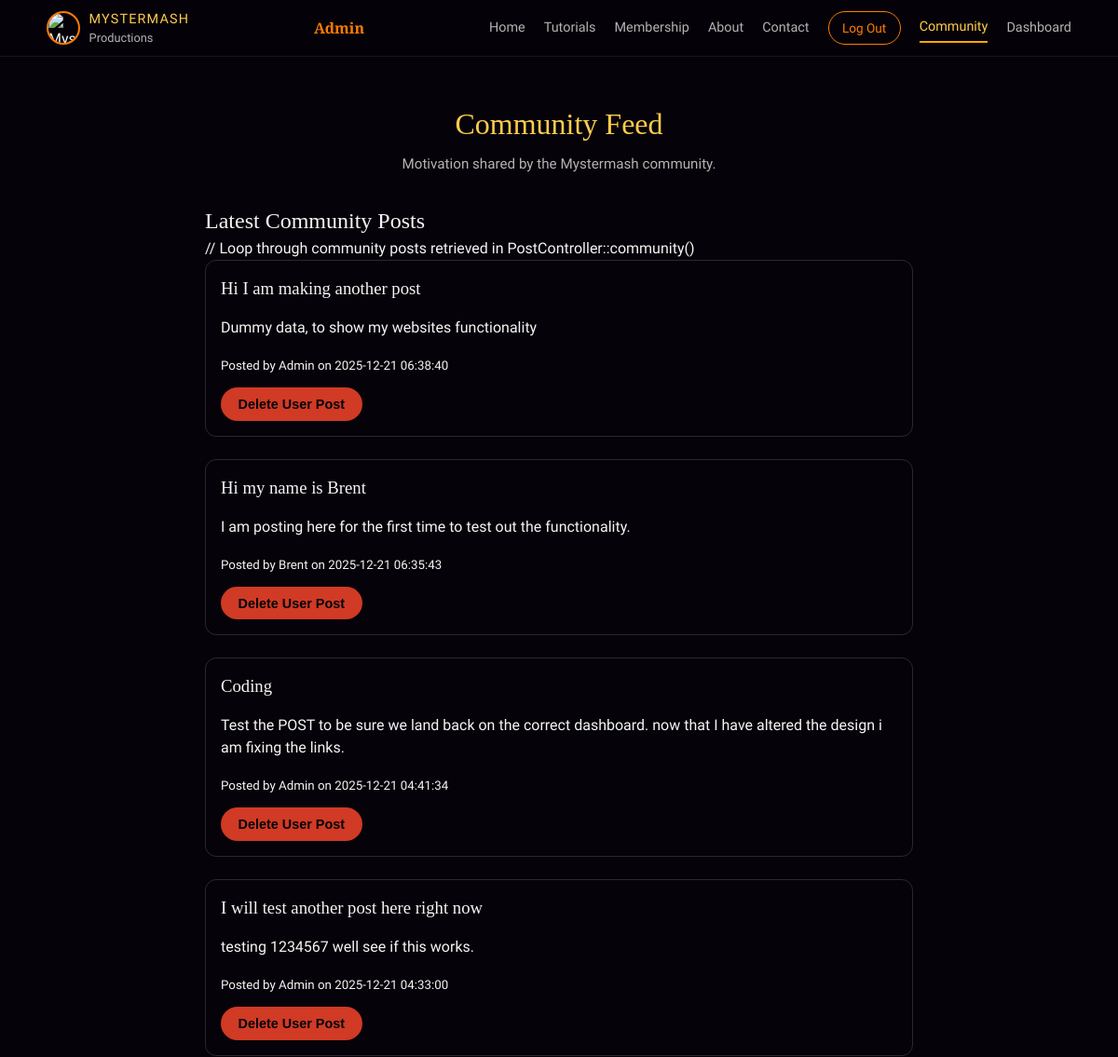
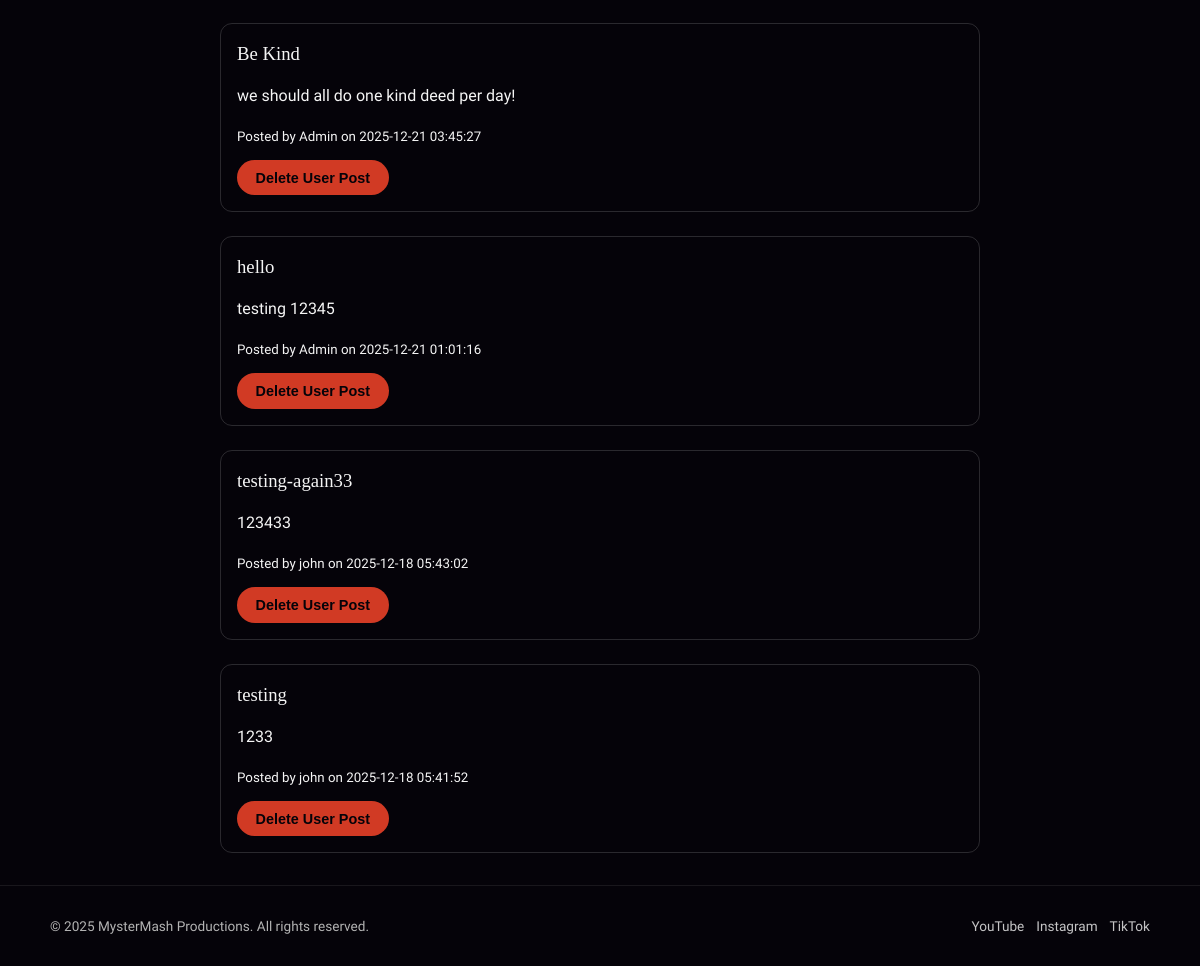
Screenshot of /post/community (signed in) with the database file from the repository (2 pictures, top to bottom).
### tables this page shows
CREATE TABLE `posts` (
  `id` int(11) NOT NULL,
  `user_id` int(11) NOT NULL,
  `title` varchar(150) NOT NULL,
  `content` text NOT NULL,
  `media` varchar(255) DEFAULT NULL,
  `created_at` timestamp NOT NULL DEFAULT current_timestamp()
);

CREATE TABLE `users` (
  `id` int(11) NOT NULL,
  `name` varchar(100) NOT NULL,
  `email` varchar(150) NOT NULL,
  `password` varchar(255) NOT NULL,
  `role` enum('admin','user') NOT NULL DEFAULT 'user',
  `status` enum('active','disabled') NOT NULL DEFAULT 'active',
  `created_at` timestamp NOT NULL DEFAULT current_timestamp()
);

### app/controllers/PostController.php (called while the page is built, shortened)
<?php
class PostController
{
    private PDO $pdo;
    public function __construct(PDO $pdo)
    {
        $this->pdo = $pdo;
    }
    public function community()
    {
        $posts = Post::getAll($this->pdo);
        include __DIR__ . '/../views/main/community.php';
    }
}

### index.php (called while the page is built, shortened)
<?php
require_once __DIR__ . '/includes/auth.php';
require_once __DIR__ . '/app/controllers/MainController.php';
require_once __DIR__ . '/app/models/Post.php';
require_once __DIR__ . '/app/controllers/PostController.php';
$action = $_GET['action'] ?? 'home';
$instance = new $map[$controller]($pdo);
$instance->$action();

### app/models/Post.php (called while the page is built, shortened)
<?php
class Post
{
    public static function getAll(PDO $pdo): array
    {
        $sql = "
        SELECT posts.*, users.name AS author
        FROM posts
        JOIN users ON posts.user_id = users.id
        ORDER BY posts.created_at DESC
    ";
        $stmt = $pdo->prepare($sql);
        $stmt->execute();
        return $stmt->fetchAll();
    }
}

### includes/auth.php (called while the page is built, shortened)
<?php
function isLoggedIn()
{
    return isset($_SESSION['user']);
}
function isAdmin()
{
    return isLoggedIn() && $_SESSION['user']['role'] === 'admin';
}

### app/views/main/community.php (the view, shortened to what this page needs)
<?php include __DIR__ . '/../../../includes/header.php'; ?>
<section class="page-header">
    <div class="container">
        <h1>Community Feed</h1>
        <p class="page-subtext">Motivation shared by the Mystermash community.</p>
    </div>
</section>
<section class="membership-section">
    <div class="container">
        <h2>Latest Community Posts</h2>
        // Loop through community posts retrieved in PostController::community()
        <?php if (empty($posts)): ?>
            <p>No community posts yet.</p>
        <?php else: ?>
            <?php foreach ($posts as $post): ?>
                <div style="margin-bottom:1.5rem; padding:1rem; border:1px solid rgba(255,255,255,0.15); border-radius:12px;">
                    <h3><?= htmlspecialchars($post['title']); ?></h3>
                    <p><?= nl2br(htmlspecialchars($post['content'])); ?></p>
                    <small>
                        Posted by <?= htmlspecialchars($post['author']); ?> on <?= htmlspecialchars($post['created_at']); ?>
                    </small>
                    <?php if (isAdmin()): ?>
                        <form method="post" action="index.php?controller=post&action=adminDelete" style="margin-top:0.75rem;">
                            <button class="btn-primary" style="background:#d13a24;"
                                onclick="return confirm('Delete this community post as admin?');">
                                Delete User Post
                            </button>
                        </form>
                    <?php endif; ?>
                </div>
            <?php endforeach; ?>
        <?php endif; ?>
    </div>
</section>
<?php include __DIR__ . '/../../../includes/footer.php'; ?>

### public/CSS/styles.css (style rules this page uses)
:root { --font-body: "Epunda Sans", system-ui, -apple-system, BlinkMacSystemFont, "Segoe UI", sans-serif; --font-heading: "Cinzel", serif; --mm-bg-main: #050309; --mm-bg-elevated: #171018; --mm-accent-fire: #ff7b00; --mm-accent-gold: #ffcc4d; --mm-accent-red: #d13a24; --mm-text-main: #f5f5f5; --mm-text-muted: #b3b3b3; --mm-border-subtle: rgba(255, 255, 255, 0.08); }
*, *::before, *::after { box-sizing: border-box; }
html, body { margin: 0; padding: 0; }
body { min-height: 100vh; background-color: var(--mm-bg-main); color: var(--mm-text-main); font-family: var(--font-body); line-height: 1.5; }
h1, h2, h3 { margin: 0; font-family: var(--font-heading); font-weight: 400; }
.container { width: min(1100px, 100% - 2.5rem); margin-inline: auto; }
.btn-primary, .btn-ghost { padding: 0.55rem 1.1rem; border-radius: 999px; font-size: 0.9rem; border: 1px solid transparent; cursor: pointer; display: inline-block; }
.btn-primary { background: linear-gradient( 135deg, var(--mm-accent-fire), var(--mm-accent-gold) ); color: var(--mm-bg-main); font-weight: 600; }
.page-header { padding-block: 3rem 1rem; text-align: center; }
.page-header h1 { font-size: 2rem; color: var(--mm-accent-gold); }
.page-subtext { color: var(--mm-text-muted); font-size: 0.95rem; margin-top: 0.5rem; }
.membership-section { width: 800px; margin: auto; }

### rows the page displays
posts: title "Hi I am making another post", content "Dummy data, to show my websites functionality", user.name "Admin", created_at "2025-12-21 06:38:40"
posts: title "Hi my name is Brent", content "I am posting here for the first time to test out the functionality.", user.name "Brent", created_at "2025-12-21 06:35:43"
posts: title "Coding", content "Test the POST to be sure we land back on the correct dashboard. now that I have altered the design i am fixing the links.", user.name "Admin", created_at "2025-12-21 04:41:34"
posts: title "I will test another post here right now", content "testing 1234567 well see if this works.", user.name "Admin", created_at "2025-12-21 04:33:00"
posts: title "Be Kind", content "we should all do one kind deed per day!", user.name "Admin", created_at "2025-12-21 03:45:27"
posts: title "hello", content "testing 12345", user.name "Admin", created_at "2025-12-21 01:01:16"
posts: title "testing-again33", content "123433", user.name "john", created_at "2025-12-18 05:43:02"
posts: title "testing", content "1233", user.name "john", created_at "2025-12-18 05:41:52"

### other values shown
$userName "Admin"
